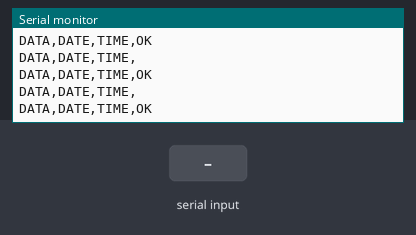
The sketch below on a simulated Arduino Uno, built with avr-gcc and run on an emulated ATmega328P. Parts: the last lines printed to the serial monitor. The inputs (shaded band) are chosen by the test bench. The modem accepts every AT command (registered, SIM ready, sends succeed) and sends nothing else.

Above: at 1.8 s.
1.9 s: "1\n" received over the second serial link
At 2.8 s:
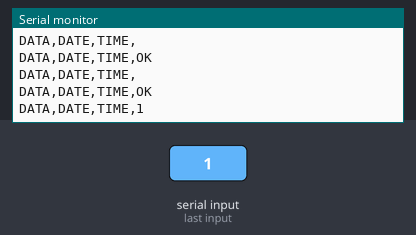
3.4 s: "0\n" received over the second serial link
At 3.9 s:
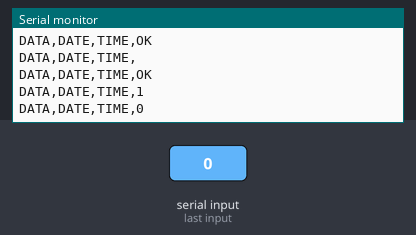
4.9 s: "2\n" received over the second serial link
At 6.3 s:
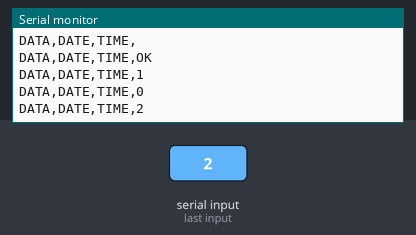

Measured:
- after the input at 1.9 s, the serial monitor: prints a new line at once (image 1)
- after the input at 3.4 s, the serial monitor: prints a new line at once (image 2)
- after the input at 4.9 s, the serial monitor: prints a new line at once (image 3)

The sketch:

Ground_RX.ino
```cpp
#include <SoftwareSerial.h>

SoftwareSerial lora(2,3);  // RX, TX.

void setup() {
  // Open serial communications and wait for port to open:
  Serial.begin(9600);
    lora.begin(9600);
    delay(100);
    lora.println("AT+PARAMETER=12,7,1,4");
    delay(100);
    lora.println("AT+ADDRESS=77");
    delay(100);
    lora.println("AT+NETWORKID=2");
    delay(100);
    lora.println("AT+BAND=915000000");
    delay(100);
  while (!Serial) {
    ; // wait for serial port to connect. Needed for native USB port only
  }
  Serial.println("LABEL,date,time,cmd,length,pa,altitude_BMP,altitued_GPS,FallSpeed,pitch,roll,lat,lng,SOS,notice,.,.");
}

void loop() { // run over and over
  if (lora.available()) {
    String instring = "DATA,DATE,TIME,"+ String(lora.readStringUntil('\n'));
    Serial.println(instring);
  }
}
```
